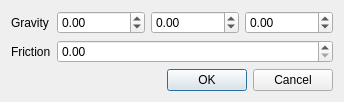
<?xml version="1.0" encoding="UTF-8"?>
<ui version="4.0">
 <class>PhysicsSystemSettings</class>
 <widget class="QDialog" name="PhysicsSystemSettings">
  <property name="windowModality">
   <enum>Qt::ApplicationModal</enum>
  </property>
  <property name="windowTitle">
   <string>Physics system settings</string>
  </property>
  <layout class="QFormLayout" name="physicsSystemSettingsLayout">
   <item row="3" column="1">
    <widget class="QDialogButtonBox" name="buttonBox">
     <property name="orientation">
      <enum>Qt::Horizontal</enum>
     </property>
     <property name="standardButtons">
      <set>QDialogButtonBox::Cancel|QDialogButtonBox::Ok</set>
     </property>
    </widget>
   </item>
   <item row="0" column="0">
    <widget class="QLabel" name="gravityLabel">
     <property name="text">
      <string>Gravity</string>
     </property>
    </widget>
   </item>
   <item row="0" column="1">
    <layout class="QHBoxLayout" name="gravityLayout">
     <item>
      <widget class="ValuePicker" name="gravityX">
       <property name="minimum">
        <double>-340282346638528859811704183484516925440.000000000000000</double>
       </property>
       <property name="maximum">
        <double>340282346638528859811704183484516925440.000000000000000</double>
       </property>
      </widget>
     </item>
     <item>
      <widget class="ValuePicker" name="gravityY">
       <property name="minimum">
        <double>-340282346638528859811704183484516925440.000000000000000</double>
       </property>
       <property name="maximum">
        <double>340282346638528859811704183484516925440.000000000000000</double>
       </property>
      </widget>
     </item>
     <item>
      <widget class="ValuePicker" name="gravityZ">
       <property name="minimum">
        <double>-340282346638528859811704183484516925440.000000000000000</double>
       </property>
       <property name="maximum">
        <double>340282346638528859811704183484516925440.000000000000000</double>
       </property>
      </widget>
     </item>
    </layout>
   </item>
   <item row="1" column="0">
    <widget class="QLabel" name="frictionLabel">
     <property name="text">
      <string>Friction</string>
     </property>
    </widget>
   </item>
   <item row="1" column="1">
    <widget class="ValuePicker" name="friction">
     <property name="minimum">
      <double>0.000000000000000</double>
     </property>
     <property name="maximum">
      <double>1.000000000000000</double>
     </property>
     <property name="singleStep">
      <double>0.050000000000000</double>
     </property>
    </widget>
   </item>
  </layout>
 </widget>
 <customwidgets>
  <customwidget>
   <class>ValuePicker</class>
   <extends>QDoubleSpinBox</extends>
   <header>RaZor/Interface/ValuePicker.hpp</header>
  </customwidget>
 </customwidgets>
 <resources/>
 <connections>
  <connection>
   <sender>buttonBox</sender>
   <signal>accepted()</signal>
   <receiver>PhysicsSystemSettings</receiver>
   <slot>accept()</slot>
   <hints>
    <hint type="sourcelabel">
     <x>248</x>
     <y>254</y>
    </hint>
    <hint type="destinationlabel">
     <x>157</x>
     <y>274</y>
    </hint>
   </hints>
  </connection>
  <connection>
   <sender>buttonBox</sender>
   <signal>rejected()</signal>
   <receiver>PhysicsSystemSettings</receiver>
   <slot>reject()</slot>
   <hints>
    <hint type="sourcelabel">
     <x>316</x>
     <y>260</y>
    </hint>
    <hint type="destinationlabel">
     <x>286</x>
     <y>274</y>
    </hint>
   </hints>
  </connection>
 </connections>
</ui>
